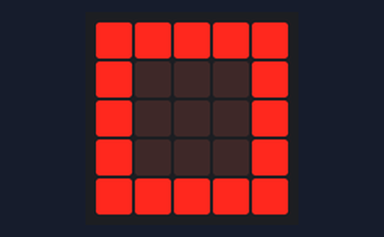
The program below on a simulated BBC micro:bit (MakeCode). Parts: the board's 5×5 LED display. At 2.0 s the program stops and its outputs stay as they are.

Above: at 0.1 s.
At 0.9 s:
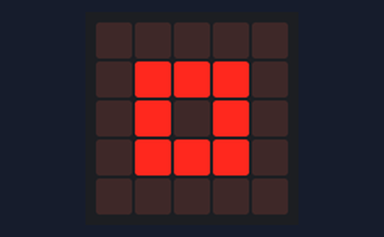
At 1.5 s:
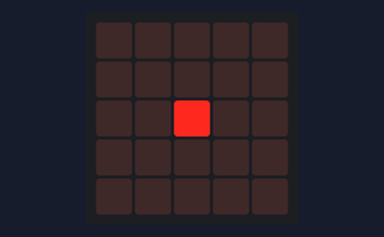

The program:

main.ts
```typescript
basic.showIcon(IconNames.Square)
basic.pause(200)
basic.showLeds(`
    . . . . .
    . # # # .
    . # . # .
    . # # # .
    . . . . .
    `)
basic.pause(200)
basic.showLeds(`
    . . . . .
    . . . . .
    . . # . .
    . . . . .
    . . . . .
    `)
basic.pause(200)
```

test.ts
```typescript
// aquí va el archivo "tests"; esto no se compilará cuando este paquete se utilice como una extensión.
```

Measured:
- what the display in image 1 shows lasts 0.6 s, from 0.8 s to 1.4 s
